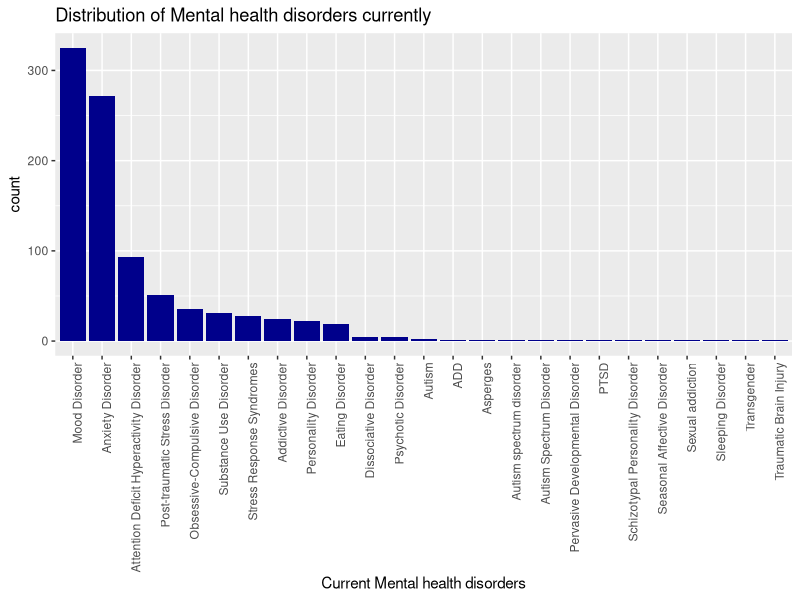
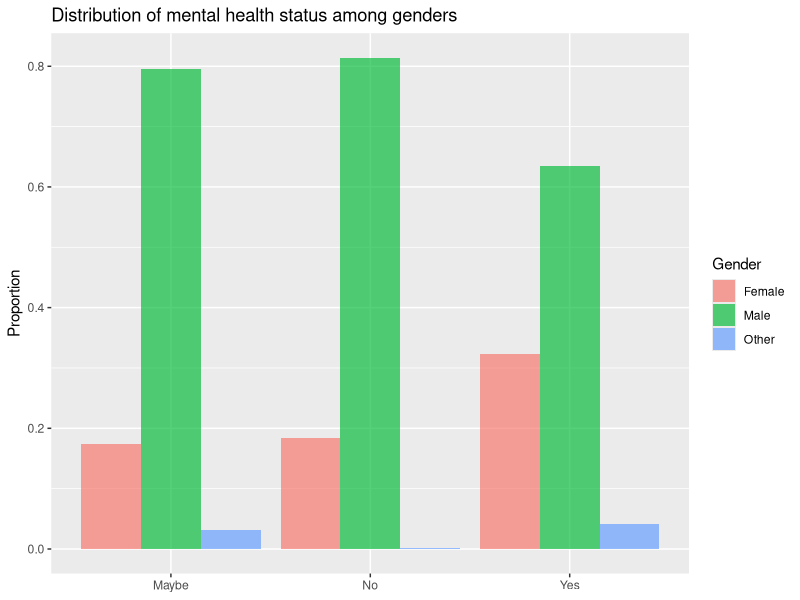
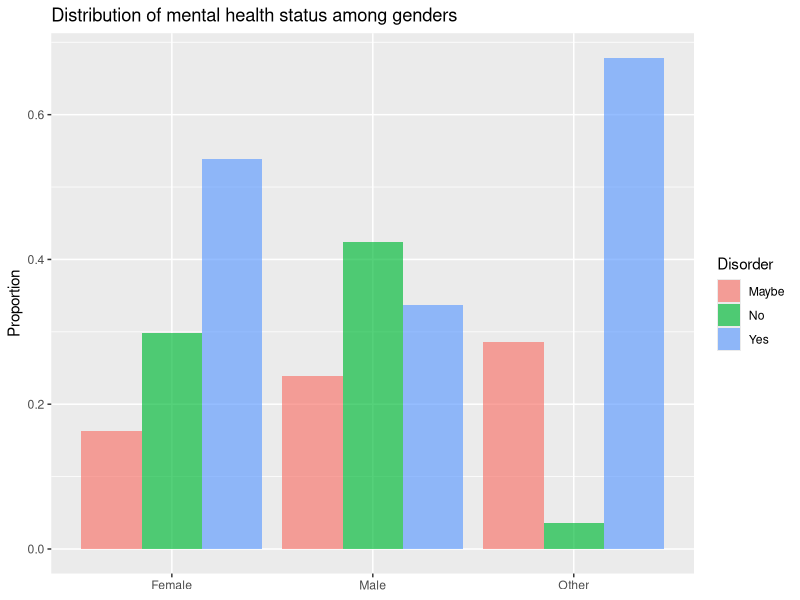
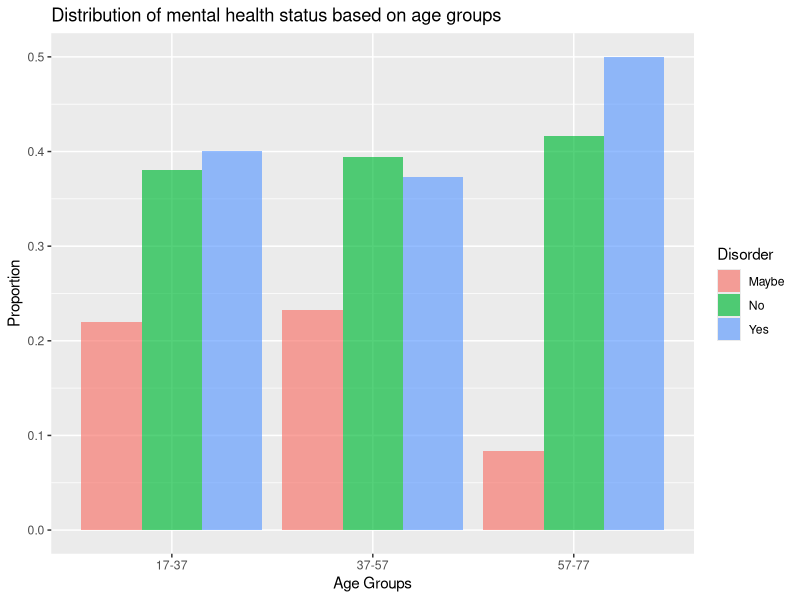
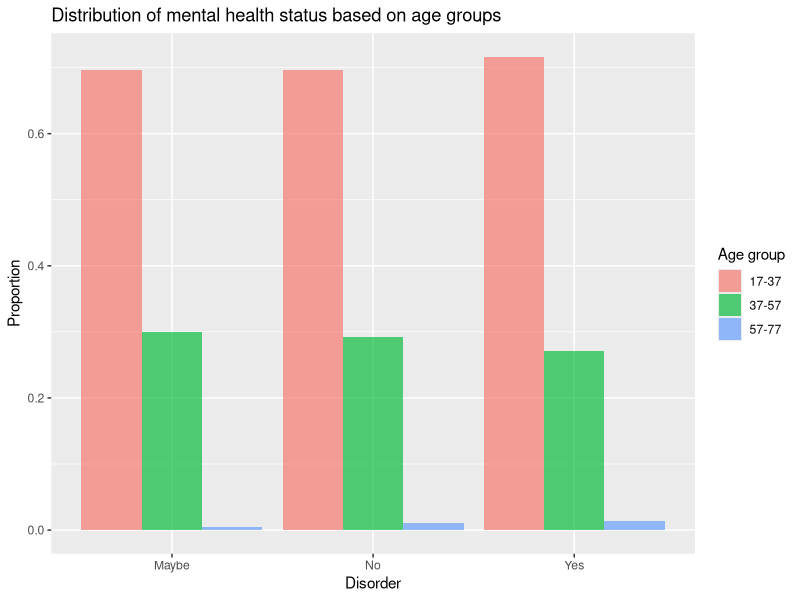
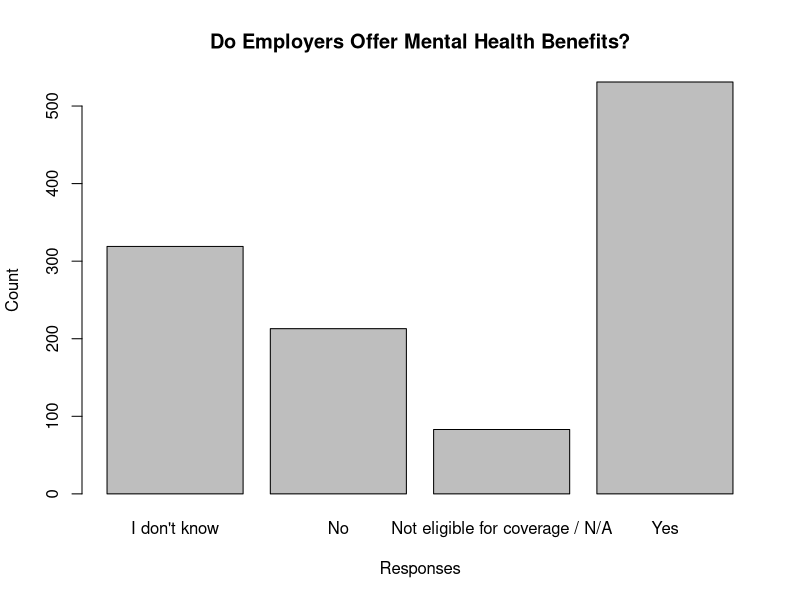
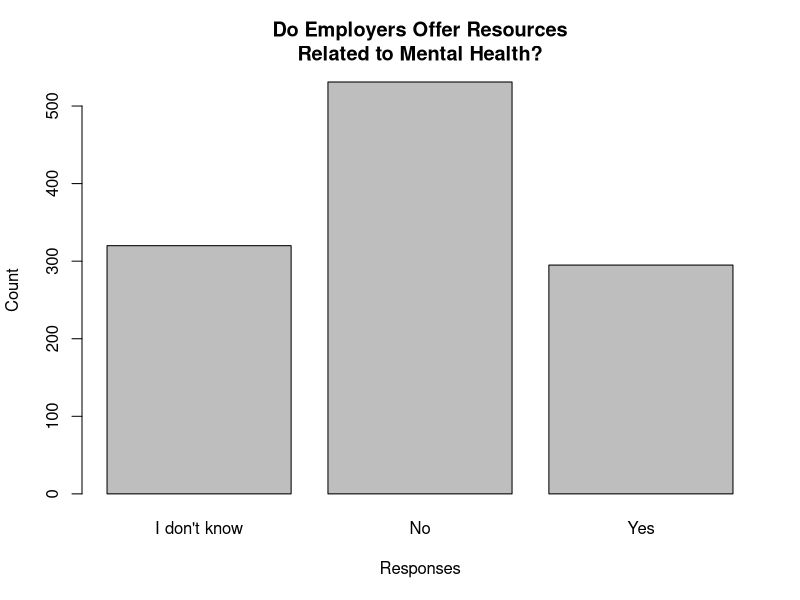
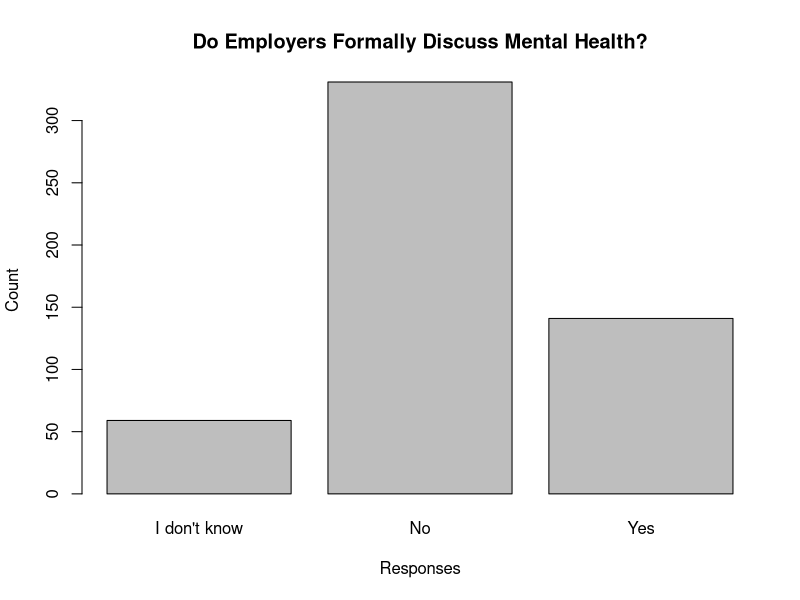

Write the R code that produced these figures, in order.
## ---- chunk 1
knitr::opts_chunk$set(comment = NA)
library(dplyr)
library(tidyr)
library(ggplot2)
library(grid)
library(gridExtra)
library(knitr)
health <- read.csv("mentalsurvey_clean.csv")
## ---- chunk 2

#since some people have multiple disorders, we have to split them 
tmp = health %>% separate(mhd, 
                          sep = '\\|',
                          c('mhd_1', 'mhd_2', 'mhd_3', 'mhd_4', 'mhd_5',
                            'mhd_6', 'mhd_7', 'mhd_8', 'mhd_9'),
                          fill = 'right')


chk = tmp %>% select(matches('mhd_[1-9]'))

comb = as.vector(t(chk))
comb1 = comb[comb != ""&!is.na(comb)]

#Shortening the factor levels by splitting
disorders=sapply(strsplit(comb1, split = " \\("), `[`, 1)
dataf <- as.data.frame(matrix(disorders))
colnames(dataf)<- "Disorder"
#Removing inconsistent response
subdataf <- subset(dataf, disorders != "I haven\'t been formally diagnosed, so I felt uncomfortable answering, but Social Anxiety and Depression.")
count_disorder <-data.frame(count(subdataf, Disorder, sort = TRUE))
kable(count_disorder)
## ---- chunk 3

reorder_size <- function(x) {
  factor(x, levels = names(sort(table(x), decreasing = TRUE)))
}
#Plot to see the distribution of current mental health illness
p <- ggplot(data=subdataf, aes(x = reorder_size(Disorder)))+
  geom_bar(fill='dark blue')+
  theme(axis.text.x = element_text(angle = 90, hjust = 1))

p+xlab("Current Mental health disorders")+ggtitle("Distribution of Mental health disorders currently")
## ---- chunk 4
gender_disorder <- table(health$Do.you.currently.have.a.mental.health.disorder., health$gender)
gender_disorder
## ---- chunk 5
#Table: % of who may, don't or have mental disorder among genders
rowprop <- prop.table(gender_disorder,1) 
rowprop
## ---- chunk 6
dr1 <-as.data.frame(rowprop)
# Distribution of respondents among gender provided they may/have/donot have a mental diorder 
ggplot(data = dr1, aes(x =Var1 , y = Freq, fill = Var2)) + 
  geom_bar(stat = 'identity', position = 'dodge', alpha = 2/3) +              
  labs(x = NULL, y = 'Proportion', fill = 'Gender')+ggtitle('Distribution of mental health status among genders')
## ---- chunk 7
#Table : % of each level gender who may, don't or have mental disorder
colprop <- prop.table(gender_disorder,2)
colprop
## ---- chunk 8
# Distribution of respondents who may/have/donot have a mental diorder over the gender
dr2 <-as.data.frame(colprop)
ggplot(data = dr2, aes(x =Var2 , y = Freq, fill = Var1)) + 
  geom_bar(stat = 'identity', position = 'dodge', alpha = 2/3) +              
  labs(x = NULL, y = 'Proportion', fill = 'Disorder')+ggtitle('Distribution of mental health status among genders')
## ---- chunk 9
summary(health$age)
## ---- chunk 10
#Creating labels for age groups
labs <- c(paste(seq(17, 74, by = 20), seq(37, 80, by = 20),
                sep = "-"))
health$AgeGroup <- cut(health$age, breaks = c(seq(17, 74, by = 20), Inf), labels = labs, right = FALSE)

agegr <- table(health$Do.you.currently.have.a.mental.health.disorder.,health$AgeGroup)
ageprop <- prop.table(agegr,2)
ageprop
## ---- chunk 11
dfageprop <- as.data.frame(ageprop)

#Distribution of respondents reporting a mental disorder by age groups
ggplot(data = dfageprop, aes(x =Var2 , y = Freq, fill = Var1)) + 
  geom_bar(stat = 'identity', position = 'dodge', alpha = 2/3) +              
  labs(x = "Age Groups", y = 'Proportion', fill = 'Disorder')+ggtitle('Distribution of mental health status based on age groups')
## ---- chunk 12
ageprop1 <- prop.table(agegr,1)
ageprop1
## ---- chunk 13
dfageprop1 <- as.data.frame(ageprop1)
ggplot(data = dfageprop1, aes(x =Var1 , y = Freq, fill = Var2)) + 
  geom_bar(stat = 'identity', position = 'dodge', alpha = 2/3) +              
  labs(x = "Disorder", y = 'Proportion', fill = 'Age group')+ggtitle('Distribution of mental health status based on age groups')
## ---- chunk 14
table(health$What.US.state.or.territory.do.you.live.in. , health$Do.you.currently.have.a.mental.health.disorder.)
## ---- chunk 15
#Creating a table for the variable "Does your employer provide mental health benefits as part of healthcare coverage?""

table(health$Does.your.employer.provide.mental.health.benefits.as.part.of.healthcare.coverage.)

barplot(table(health$Does.your.employer.provide.mental.health.benefits.as.part.of.healthcare.coverage.), xlab = "Responses", ylab = "Count", main = "Do Employers Offer Mental Health Benefits?")

## ---- chunk 16
table(health$Does.your.employer.offer.resources.to.learn.more.about.mental.health.concerns.and.options.for.seeking.help.)

barplot(table(health$Does.your.employer.offer.resources.to.learn.more.about.mental.health.concerns.and.options.for.seeking.help.), xlab = "Responses", ylab = "Count", main = "Do Employers Offer Resources\nRelated to Mental Health?")
## ---- chunk 17
Company<-subset(health, Does.your.employer.provide.mental.health.benefits.as.part.of.healthcare.coverage.=="Yes")

## ---- chunk 18
#Creating a table for for the variable related to employers formally discussing mental health with employees
table(Company$Has.your.employer.ever.formally.discussed.mental.health..for.example..as.part.of.a.wellness.campaign.or.other.official.communication..)
#Computing the percentage
percent<-table(Company$Has.your.employer.ever.formally.discussed.mental.health..for.example..as.part.of.a.wellness.campaign.or.other.official.communication..)/length(Company$Has.your.employer.ever.formally.discussed.mental.health..for.example..as.part.of.a.wellness.campaign.or.other.official.communication..)
#The parameter percent gives us the value of the percenntage needed
percent
## ---- chunk 19
Company<-droplevels(Company)
barplot(table(Company$Has.your.employer.ever.formally.discussed.mental.health..for.example..as.part.of.a.wellness.campaign.or.other.official.communication..), xlab = "Responses", ylab = "Count", main = "Do Employers Formally Discuss Mental Health?")

## ---- chunk 20
knitr::opts_chunk$set(echo = TRUE)
#Creating a table with gender and mental health responses
tab <- table(health$Do.you.think.that.discussing.a.mental.health.disorder.with.your.employer.would.have.negative.consequences., health$gender)
tab
## ---- chunk 21
#Creating a table with gender and physical health responses
tab1 <- table(health$Do.you.think.that.discussing.a.physical.health.issue.with.your.employer.would.have.negative.consequences., health$gender)
tab1
## ---- chunk 22
#creating the combined plot
tabdf <- as.data.frame(tab)
tab1df <- as.data.frame(tab1)

plot1 <- ggplot(data = tabdf, aes(x = Var1, y =Freq, fill = Var2)) + 
  geom_bar(stat = 'identity', position = 'dodge', alpha = 2/3) +              
  labs(x = "Mental health disorders", y = 'count')+ theme(legend.position='none')

plot2 <- ggplot(data = tab1df, aes(x = Var1, y =Freq, fill = Var2)) + 
  geom_bar(stat = 'identity', position = 'dodge', alpha = 2/3) +              
  labs(x = "Physical health disorders", y = 'count', fill = 'Gender')
title1=textGrob("Negative consequences: Mental vs Physial", gp=gpar(fontface="bold"))
grid.arrange(plot1, plot2,ncol=2,top = title1, widths = c(3/4,1))
## ---- chunk 23
ggplot(health, aes(x = health$Do.you.think.that.discussing.a.mental.health.disorder.with.previous.employers.would.have.negative.consequences.)) + geom_bar() + ggtitle("Discussing mental health disorder with previous\nemployer resulting in negative consequences") + xlab("Response") + ylab("Count") + theme(axis.title=element_text(size=12))
summary(health$Do.you.think.that.discussing.a.mental.health.disorder.with.previous.employers.would.have.negative.consequences.)
## ---- chunk 24
ggplot(health, aes(x = health$Do.you.think.that.discussing.a.mental.health.disorder.with.your.employer.would.have.negative.consequences.)) + geom_bar() + ggtitle("Discussing mental health disorder with\ncurrent employer resulting in negative consequences") + xlab("Response") + ylab("Count") + theme(axis.title=element_text(size=12))
summary(health$Do.you.think.that.discussing.a.mental.health.disorder.with.your.employer.would.have.negative.consequences.)
## ---- chunk 25
m1<-table(health$Do.you.think.that.discussing.a.mental.health.disorder.with.previous.employers.would.have.negative.consequences., health$Do.you.think.that.discussing.a.mental.health.disorder.with.your.employer.would.have.negative.consequences.)
chisq.test(m1)
## ---- chunk 26
#Put company size in order
health$CompanySize  = factor(health$How.many.employees.does.your.company.or.organization.have, levels=c("1-5", "6-25", "26-100", "100-500", "500-1000", "More than 1000"))
#Modify Labels for Anonymity Policies
health$AnonPolicies2 <- factor(health$Is.your.anonymity.protected.if.you.choose.to.take.advantage.of.mental.health.or.substance.abuse.treatment.resources.provided.by.your.employer.,
levels = c("I don't know", "No", "Yes"),
labels = c("Don't Know", "No", "Yes"))
#Create subset
AnoymityPolicies_By_CompanySize <- table(health$AnonPolicies2, health$CompanySize)
## ---- chunk 27
#Print Cross-tab table
kable(AnoymityPolicies_By_CompanySize)
## ---- chunk 28
#Create a proportions table by Row
kable(prop.table(AnoymityPolicies_By_CompanySize, 2))
## ---- chunk 29
#Do a chi-squared test
chisq.test(AnoymityPolicies_By_CompanySize)
## ---- chunk 30
#Create visualization
AnoymityPolicies_By_CompanySize_Viz <- ggplot(health, aes(x = health$AnonPolicies2))+geom_bar(fill="purple")+facet_wrap(~health$CompanySize, scales="free_y") + ggtitle("Anonymity Protections by Comapny Size") + xlab("Perceived Difficulty Level") + ylab("Count")+ theme(axis.title=element_text(size=12))
AnoymityPolicies_By_CompanySize_Viz
## ---- chunk 31
#Add labels to tech company org question
health$TechCompany2 <- factor(health$Is.your.employer.primarily.a.tech.company.organization.,
levels = c(0, 1),
labels = c("Not primarily tech", "Primarily Tech"))
#Create a subset
AnonymityPolicies_by_TechCompany <- table(health$Is.your.anonymity.protected.if.you.choose.to.take.advantage.of.mental.health.or.substance.abuse.treatment.resources.provided.by.your.employer., health$TechCompany2)
## ---- chunk 32
#Print Cross-tab table
kable(AnonymityPolicies_by_TechCompany)
## ---- chunk 33
#Create a proportions table by Row
kable(prop.table(AnonymityPolicies_by_TechCompany, 2))
## ---- chunk 34
#Do a chi-squared test
chisq.test(AnonymityPolicies_by_TechCompany)
## ---- chunk 35
#Create Visualization
AnonymityPolicies_by_TechCompany_viz <- ggplot(health, aes(x = health$Is.your.anonymity.protected.if.you.choose.to.take.advantage.of.mental.health.or.substance.abuse.treatment.resources.provided.by.your.employer.))+geom_bar(fill="blue")+facet_wrap(health$TechCompany2 ~ ., scales="free_y") + ggtitle("Anonymity Protections for Tech\nvs.Non-Tech Companies") + xlab("Is your anonymity protected?") + ylab("Count") + theme(axis.title=element_text(size=12))
AnonymityPolicies_by_TechCompany_viz
## ---- chunk 36
#Modify Labels for Perceived Leave Difficulty QUestion (ideal if we can get it to fit)
health$perceivedleavediff1 <- factor(health$If.a.mental.health.issue.prompted.you.to.request.a.medical.leave.from.work..asking.for.that.leave.would.be.,
levels = c("Very easy", "Somewhat easy", "Neither easy nor difficult","Somewhat difficult", "Very difficult", "I don't know"),
labels = c("Very easy (VE)", "Somewhat Easy (SE)", "Neutral (N)", "Somewhat Hard (SH)", "Very Hard (VH)", "Don't Know (DK)"))
#Modify Labels for Perceived Leave Difficulty Question (if health$perceivedleavediff1 does not fit, use this as an alternate)
health$perceivedleavediff2 <- factor(health$If.a.mental.health.issue.prompted.you.to.request.a.medical.leave.from.work..asking.for.that.leave.would.be.,
levels = c("Very easy", "Somewhat easy", "Neither easy nor difficult","Somewhat difficult", "Very difficult", "I don't know"),
labels = c("VE", "SE", "N", "SH", "VH", "DK"))
#Create a subset
LeaveDiffbyGender <- table(health$perceivedleavediff1, health$gender)
## ---- chunk 37
#Print Crosstab
kable(LeaveDiffbyGender)
## ---- chunk 38
#Create Proportions table
kable(prop.table(LeaveDiffbyGender, 2))
## ---- chunk 39
#Run chi-squared test
chisq.test(LeaveDiffbyGender)
## ---- chunk 40
#Create Visualization
LeaveDiffbyGender_Viz <- ggplot(health, aes(x = health$perceivedleavediff2))+geom_bar(fill="orange")+facet_wrap(health$gender ~ ., scales="free_y") + ggtitle("Perceived Difficulty of Asking for Leave by Gender") + xlab("Perceived Difficulty Level") + ylab("Count") + theme(axis.title=element_text(size=12))
LeaveDiffbyGender_Viz
## ---- chunk 41
#Do the AgeGroup Variable
labs <- c(paste(seq(17, 74, by = 20), seq(37, 80, by = 20),
                sep = "-"))
health$AgeGroup <- cut(health$age, breaks = c(seq(17, 74, by = 20), Inf), labels = labs, right = FALSE)
#Create dataframe
LeaveDiffbyAge <- table(health$perceivedleavediff1, health$AgeGroup)
## ---- chunk 42
#Print Crosstab table
kable(LeaveDiffbyAge)
## ---- chunk 43
#Create Proportions table
kable(prop.table(LeaveDiffbyAge, 2))
## ---- chunk 44
chisq.test(LeaveDiffbyAge)
## ---- chunk 45
#Create Visualization
LeaveDiffbyAge_Viz <- ggplot(health, aes(x = health$perceivedleavediff2))+geom_bar(fill = "orange")+facet_wrap(health$AgeGroup ~ ., scales="free_y") + ggtitle("Perceived Difficulty of Asking for Leave by Age Group") + xlab("Perceived Difficulty Level") + ylab("Count") + theme(axis.title=element_text(size=12))
LeaveDiffbyAge_Viz
## ---- chunk 46
#Create subset
LeaveDiffbyCompanySize <- table(health$perceivedleavediff1, health$CompanySize)
## ---- chunk 47
#Print Crosstab Table
kable(LeaveDiffbyCompanySize)
## ---- chunk 48
kable(prop.table(LeaveDiffbyCompanySize, 2))
## ---- chunk 49
chisq.test(LeaveDiffbyCompanySize)
## ---- chunk 50
#Create Visualization
LeaveDiffbyCompanySize_viz <- ggplot(health, aes(x = health$perceivedleavediff2))+geom_bar(fill = "orange")+facet_wrap(health$CompanySize~ ., scales="free_y") + ggtitle("Perceived Difficulty of Asking for Leave\nby Company Size") + xlab("Perceived Difficulty Level") + ylab("Count")
LeaveDiffbyCompanySize_viz
## ---- chunk 51
#Modify Labels for mental health benefit provision question
health$MHBenefit2 <- factor(health$Does.your.employer.provide.mental.health.benefits.as.part.of.healthcare.coverage.,
levels = c("I don't know", "No", "Not eligible for coverage / N/A","Yes"),
labels = c("Don't Know", "No", "Ineligible/NA", "Yes"))
#Create the subset
LeaveDiffbyMHBenefit <- table(health$perceivedleavediff1, health$MHBenefit2)
## ---- chunk 52
#Print the Crosstab Table
kable(LeaveDiffbyMHBenefit)
## ---- chunk 53
#Print the Crosstab Table
kable(prop.table(LeaveDiffbyMHBenefit, 2))
## ---- chunk 54
#Run Chi-squared test
chisq.test(LeaveDiffbyMHBenefit)
## ---- chunk 55
#Create Visualization
LeaveDiffbyMHBenefit_viz <- ggplot(health, aes(x = health$perceivedleavediff2))+geom_bar(fill = "dark green")+facet_wrap(~ health$MHBenefit2, scales="free_y") + ggtitle("Perceived Difficulty of Asking for Leave by Mental\nHealth Benefit Provision") + xlab("Perceived Difficulty Level") + ylab("Count") + theme(axis.title=element_text(size=12))
LeaveDiffbyMHBenefit_viz
## ---- chunk 56
#Create the subset
LeaveDiffbyMHDiscussion <- table(health$perceivedleavediff1, health$Has.your.employer.ever.formally.discussed.mental.health..for.example..as.part.of.a.wellness.campaign.or.other.official.communication..)
## ---- chunk 57
#Print crosstab table
kable(LeaveDiffbyMHDiscussion)
## ---- chunk 58
#Create proportions table
kable(prop.table(LeaveDiffbyMHDiscussion, 2))
## ---- chunk 59
#Run chi-squared test
chisq.test(LeaveDiffbyMHDiscussion)
## ---- chunk 60
#Create Visualization
LeaveDiffbyMHDiscussion_viz <- ggplot(health, aes(x = health$perceivedleavediff2))+geom_bar(fill = "dark green")+facet_wrap( health$Has.your.employer.ever.formally.discussed.mental.health..for.example..as.part.of.a.wellness.campaign.or.other.official.communication.. ~., scales="free_y") + ggtitle("Perceived Difficulty of Asking for \nLeave by Mental Health\nDiscussion by Employer") + xlab("Perceived Difficulty Level") + ylab("Count") + theme(axis.title=element_text(size=12))
LeaveDiffbyMHDiscussion_viz
## ---- chunk 61
#Creating the subset
LeaveDiffbyOtherMHResources <- table(health$perceivedleavediff1, health$Does.your.employer.offer.resources.to.learn.more.about.mental.health.concerns.and.options.for.seeking.help.)
## ---- chunk 62
#Print the crosstab
kable(LeaveDiffbyOtherMHResources)
## ---- chunk 63
#Create the proportions table
kable(prop.table(LeaveDiffbyOtherMHResources, 2))
## ---- chunk 64
#Run chi-squared test
chisq.test(LeaveDiffbyOtherMHResources)
## ---- chunk 65
#Create visualization
LeaveDiffbyOtherMHResources_viz <- ggplot(health, aes(x = health$perceivedleavediff2))+geom_bar(fill = "dark green")+facet_wrap( health$Does.your.employer.offer.resources.to.learn.more.about.mental.health.concerns.and.options.for.seeking.help. ~., scales="free_y") + ggtitle("Perceived Difficulty of Asking for Leave by Mental\nHealth Resource Provision") + xlab("Perceived Difficulty Level") + ylab("Count") + theme(axis.title=element_text(size=12))
LeaveDiffbyOtherMHResources_viz
## ---- chunk 66
#Modify Labels for poor response to mental health issue question to make them shorter
health$expwpoorMHresponse <- factor(health$Have.you.observed.or.experienced.an.unsupportive.or.badly.handled.response.to.a.mental.health.issue.in.your.current.or.previous.workplace.,
levels = c("Maybe/Not sure", "N/A", "No","Yes, I experienced", "Yes, I observed"),
labels = c("Don't Know", "N/A", "No", "Yes, experienced", "Yes, observed"))
#Create subset
LeaveDiffbyPoorResponse <- table(health$perceivedleavediff1, health$expwpoorMHresponse)
## ---- chunk 67
#Create table
kable(LeaveDiffbyPoorResponse)
## ---- chunk 68
#Create proportions table
kable(prop.table(LeaveDiffbyPoorResponse, 2))
## ---- chunk 69
chisq.test(LeaveDiffbyPoorResponse)
## ---- chunk 70
#Create Visualization
LeaveDiffbyPoorResponse_viz <- ggplot(health, aes(x = health$perceivedleavediff2))+geom_bar(fill = "red")+facet_wrap(health$expwpoorMHresponse ~., scales="free_y") + ggtitle("Perceived Difficulty of Asking for Leave by Experience\nwith Poor Mental health Response") + xlab("Perceived Difficulty Level") + ylab("Count") + theme(axis.title=element_text(size=12))
LeaveDiffbyPoorResponse_viz
## ---- chunk 71
#Create subset
DiscMHBossbyGender <- table(health$Would.you.feel.comfortable.discussing.a.mental.health.disorder.with.your.direct.supervisor.s.., health$gender)
## ---- chunk 72
#Create crosstab
kable(DiscMHBossbyGender)
## ---- chunk 73
#Create proportion table
kable(prop.table(DiscMHBossbyGender, 2))
## ---- chunk 74
#Run chi-squared test
chisq.test(DiscMHBossbyGender)
## ---- chunk 75
#Create visualization
DiscMHBossbyGender_viz <- ggplot(health, aes(x = health$Would.you.feel.comfortable.discussing.a.mental.health.disorder.with.your.direct.supervisor.s..))+geom_bar(fill = "orange")+facet_wrap(~ health$gender, scales="free_y") + ggtitle("Comfort with Discussing Mental Health\nDisorder with Supervisor by Gender") + xlab("Would you feel comfortable discussing a mental health\ndisorder with your supervisor?") + ylab("Count") + theme(axis.title=element_text(size=12), axis.text=element_text(size=10))
DiscMHBossbyGender_viz 
## ---- chunk 76
#Create subset
DiscMHBossbyAge <- table(health$Would.you.feel.comfortable.discussing.a.mental.health.disorder.with.your.direct.supervisor.s.., health$AgeGroup)
## ---- chunk 77
#Run crosstab table
kable(DiscMHBossbyAge)
## ---- chunk 78
kable(prop.table(DiscMHBossbyAge, 2))
## ---- chunk 79
chisq.test(DiscMHBossbyAge)
## ---- chunk 80
DiscMHBossbyAge_viz <- ggplot(health, aes(x = health$Would.you.feel.comfortable.discussing.a.mental.health.disorder.with.your.direct.supervisor.s..))+geom_bar(fill = "orange")+facet_wrap(health$AgeGroup ~., scales="free_y") + ggtitle("Comfort with Discussing Mental Health\n Disorder with Supervisor by Age") + xlab("Would you feel comfortable discussing a mental health\ndisorder with your supervisor?") + ylab("Count") + theme(axis.title=element_text(size=12), axis.text=element_text(size=10))
DiscMHBossbyAge_viz
## ---- chunk 81
#Creating subset
DiscMHBossbyCompSize <- table(health$Would.you.feel.comfortable.discussing.a.mental.health.disorder.with.your.direct.supervisor.s.., health$CompanySize)
## ---- chunk 82
#Creating the crosstab
kable(DiscMHBossbyCompSize)
## ---- chunk 83
#Create the proportions table
kable(prop.table(DiscMHBossbyCompSize, 2))
## ---- chunk 84
#Run chi-squared test
chisq.test(DiscMHBossbyCompSize)
## ---- chunk 85
#Create visualization
DiscMHBossbyCompSize_viz <- ggplot(health, aes(x = health$Would.you.feel.comfortable.discussing.a.mental.health.disorder.with.your.direct.supervisor.s..))+geom_bar(fill = "purple")+facet_wrap(health$CompanySize ~., scales="free_y") + ggtitle("Comfort with Discussion of Mental Health\nDisorder with Supervisor by Company Size") + xlab("Would you feel comfortable discussing a mental health\ndisorder with your supervisor?") + ylab("Count") + theme(axis.title=element_text(size=12), axis.text=element_text(size=10))
DiscMHBossbyCompSize_viz
## ---- chunk 86
#Create subset
DiscMHBossbyPoorResponse1 <- table(health$Would.you.feel.comfortable.discussing.a.mental.health.disorder.with.your.direct.supervisor.s.., health$Have.you.observed.or.experienced.an.unsupportive.or.badly.handled.response.to.a.mental.health.issue.in.your.current.or.previous.workplace.)
## ---- chunk 87
#Create crosstab table
kable(DiscMHBossbyPoorResponse1)
## ---- chunk 88
#Create proportions table
kable(prop.table(DiscMHBossbyPoorResponse1, 2))
## ---- chunk 89
#Run chi-squared test
chisq.test(DiscMHBossbyPoorResponse1)
## ---- chunk 90
#Create visualization
DiscMHBossbyPoorResponse1_viz <- ggplot(health, aes(x = health$Would.you.feel.comfortable.discussing.a.mental.health.disorder.with.your.direct.supervisor.s..))+geom_bar(fill = "red")+facet_wrap(health$Have.you.observed.or.experienced.an.unsupportive.or.badly.handled.response.to.a.mental.health.issue.in.your.current.or.previous.workplace. ~., scales="free_y") + ggtitle("Comfort with Discussing Mental Health with\nSupervisor by Experience \nwith Poor Workplace Response") + xlab("Would you feel comfortable discussing a mental health\ndisorder with your supervisor?") + ylab("Count") + theme(axis.title=element_text(size=12), axis.text=element_text(size=10))
DiscMHBossbyPoorResponse1_viz
## ---- chunk 91
#Modify Labels for perception of mental health disclosure impact
health$negimp <- factor(health$Do.you.think.that.discussing.a.mental.health.disorder.with.your.employer.would.have.negative.consequences.,
levels = c("Maybe", "No", "Yes"),
labels = c("Maybe Expect Impact", "Do Not Expect Impact", "Expect Impact"))
#create subset
DiscMHBossbyNegImpact <- table(health$Would.you.feel.comfortable.discussing.a.mental.health.disorder.with.your.direct.supervisor.s.., health$negimp)
## ---- chunk 92
kable(DiscMHBossbyNegImpact)
## ---- chunk 93
kable(prop.table(DiscMHBossbyNegImpact, 2))
## ---- chunk 94
chisq.test(DiscMHBossbyNegImpact)
## ---- chunk 95
DiscMHBossbyNegImpact_viz <- ggplot(health, aes(x = health$Would.you.feel.comfortable.discussing.a.mental.health.disorder.with.your.direct.supervisor.s..))+geom_bar(fill = "red")+facet_wrap(health$negimp ~., scales="free_y") + ggtitle("Comfort with Discussing Mental Health disorder\nwith Supervisor by Perception of Negative Impact") + xlab("Would you feel comfortable discussing a mental health disorder\nwith your supervisor?") + ylab("Count") + theme(axis.title=element_text(size=12), axis.text=element_text(size=10))
DiscMHBossbyNegImpact_viz
## ---- chunk 96
#Create subset
DiscMHCoworkerbyGender <- table(health$Would.you.feel.comfortable.discussing.a.mental.health.disorder.with.your.coworkers., health$gender)
## ---- chunk 97
kable(DiscMHCoworkerbyGender)
## ---- chunk 98
kable(prop.table(DiscMHCoworkerbyGender, 2))
## ---- chunk 99
chisq.test(DiscMHCoworkerbyGender)
## ---- chunk 100
DiscMHCoworkerbyGender_viz <- ggplot(health, aes(x = health$Would.you.feel.comfortable.discussing.a.mental.health.disorder.with.your.coworkers.))+geom_bar(fill = "orange")+facet_wrap(health$gender ~., scales="free_y") + ggtitle("Comfort with Discussing Mental Health\nDisorder with Coworkers by Gender") + xlab("Would you feel comfortable discussing a mental health\ndisorder with your coworkers?") + ylab("Count") + theme(axis.title=element_text(size=12), axis.text=element_text(size=10))
DiscMHCoworkerbyGender_viz
## ---- chunk 101
#Create subset
DiscMHCoworkerbyAge <- table(health$Would.you.feel.comfortable.discussing.a.mental.health.disorder.with.your.coworkers., health$AgeGroup)
## ---- chunk 102
kable(DiscMHCoworkerbyAge)
## ---- chunk 103
kable(prop.table(DiscMHCoworkerbyAge, 2))
## ---- chunk 104
chisq.test(DiscMHCoworkerbyAge)
## ---- chunk 105
DiscMHCoworkerbyAge_viz <- ggplot(health, aes(x = health$Would.you.feel.comfortable.discussing.a.mental.health.disorder.with.your.coworkers.))+geom_bar(fill = "orange")+facet_wrap(health$AgeGroup ~., scales="free_y") + ggtitle("Comfort with Discussing Mental Health\nDisorder with Coworkers by Age Group") + xlab("Would you feel comfortable discussing a mental health\ndisorder with your coworkers?") + ylab("Count") + theme(axis.title=element_text(size=12), axis.text=element_text(size=10))
DiscMHCoworkerbyAge_viz
## ---- chunk 106
#Create subset
DiscMHCoworkerbyCompSize <- table(health$Would.you.feel.comfortable.discussing.a.mental.health.disorder.with.your.coworkers., health$CompanySize)
## ---- chunk 107
#Create crosstab table
kable(DiscMHCoworkerbyCompSize)
## ---- chunk 108
#Create proportions table
kable(prop.table(DiscMHCoworkerbyCompSize, 2))
## ---- chunk 109
#Chi-Squared (the p value is small)
chisq.test(DiscMHCoworkerbyCompSize)
## ---- chunk 110
DiscMHCoworkerbyCompSize_viz <- ggplot(health, aes(x = health$Would.you.feel.comfortable.discussing.a.mental.health.disorder.with.your.coworkers.))+geom_bar(fill = "purple")+facet_wrap(health$CompanySize ~., scales="free_y") + ggtitle("Comfort with Discussing Mental health\nDisorder with Coworkers by Company Size") + xlab("Would you feel comfortable discussing a mental health\ndisorder with your coworkers?") + ylab("Count") + theme(axis.title=element_text(size=12), axis.text=element_text(size=10))
DiscMHCoworkerbyCompSize_viz
## ---- chunk 111
#create subset
DiscMHCoworkerbyPoorResponse <- table(health$Would.you.feel.comfortable.discussing.a.mental.health.disorder.with.your.coworkers., health$Have.you.observed.or.experienced.an.unsupportive.or.badly.handled.response.to.a.mental.health.issue.in.your.current.or.previous.workplace.)
## ---- chunk 112
kable(DiscMHCoworkerbyPoorResponse)
## ---- chunk 113
kable(prop.table(DiscMHCoworkerbyPoorResponse, 2))
## ---- chunk 114
chisq.test(DiscMHCoworkerbyPoorResponse)
## ---- chunk 115
DiscMHCoworkerbyPoorResponse_viz <- ggplot(health, aes(x = health$Would.you.feel.comfortable.discussing.a.mental.health.disorder.with.your.coworkers.))+geom_bar(fill="red")+facet_wrap(health$Have.you.observed.or.experienced.an.unsupportive.or.badly.handled.response.to.a.mental.health.issue.in.your.current.or.previous.workplace. ~., scales="free_y") + ggtitle("Comfort with Discussing Mental health disorders\nwith Coworkers by Experience with\npoor Workplace Response\nto mental health") + xlab("Would you feel comfortable discussing a mental health\ndisorder with your coworkers?") + ylab("Count") + theme(axis.title=element_text(size=12), axis.text=element_text(size=10))
DiscMHCoworkerbyPoorResponse_viz
## ---- chunk 116
#Modify Labels for perception of mental health disclosure impact by coworkers
health$negimpco <- factor(health$Do.you.think.that.team.members.co.workers.would.view.you.more.negatively.if.they.knew.you.suffered.from.a.mental.health.issue.,
levels = c("Maybe", "No, I don't think they would", "No, they do not", "Yes, I think they would", "Yes, they do"),
labels = c("Maybe", "No, don't think so", "No, they don't", "Yes, think so", "Yes, they do"))
#create subset
DiscMHCoworkerbyNegView <- table(health$Would.you.feel.comfortable.discussing.a.mental.health.disorder.with.your.coworkers., health$Do.you.think.that.team.members.co.workers.would.view.you.more.negatively.if.they.knew.you.suffered.from.a.mental.health.issue.)
## ---- chunk 117
kable(DiscMHCoworkerbyNegView)
## ---- chunk 118
kable(prop.table(DiscMHCoworkerbyNegView, 2))
## ---- chunk 119
chisq.test(DiscMHCoworkerbyNegView)
## ---- chunk 120
DiscMHCoworkerbyNegView_viz <- ggplot(health, aes(x = health$Would.you.feel.comfortable.discussing.a.mental.health.disorder.with.your.coworkers.))+geom_bar(fill = "red")+facet_wrap(health$negimpco ~., scales="free_y") + ggtitle("Comfort with discussing Mental Health Disorder with\n Coworkers by Perceived Negative Impact") + xlab("Would you feel comfortable discussing a mental health\ndisorder with your coworkers?") + ylab("Count") + theme(axis.title=element_text(size=12), axis.text=element_text(size=10))
DiscMHCoworkerbyNegView_viz
## ---- chunk 121
ggplot(health, aes(x = health$Do.you.think.that.discussing.a.mental.health.disorder.with.previous.employers.would.have.negative.consequences.)) + geom_bar() + ggtitle("Discussing mental health disorder with previous\nemployer resulting in negative consequences") + xlab("Response") + ylab("Count")
summary(health$Do.you.think.that.discussing.a.mental.health.disorder.with.previous.employers.would.have.negative.consequences.)

## ---- chunk 122
ggplot(health, aes(x = health$Do.you.think.that.discussing.a.mental.health.disorder.with.your.employer.would.have.negative.consequences.)) + geom_bar() + ggtitle("Discussing mental health disorder with current\nemployer resulting in negative consequences") + xlab("Response") + ylab("Count")
summary(health$Do.you.think.that.discussing.a.mental.health.disorder.with.your.employer.would.have.negative.consequences.)

## ---- chunk 123
t1<-table(health$Do.you.think.that.discussing.a.mental.health.disorder.with.previous.employers.would.have.negative.consequences., health$Do.you.think.that.discussing.a.mental.health.disorder.with.your.employer.would.have.negative.consequences.)
chisq.test(t1)
## ---- chunk 124
ggplot(health, aes(x = health$Do.you.think.that.discussing.a.mental.health.disorder.with.previous.employers.would.have.negative.consequences.)) + geom_bar() + ggtitle("Discussing mental health disorder with previous\nemployer resulting in negative consequences") + xlab("Response") + ylab("Count")
summary(health$Do.you.think.that.discussing.a.mental.health.disorder.with.previous.employers.would.have.negative.consequences.)
## ---- chunk 125
p+xlab("Current Mental health disorders")+ggtitle("Distribution of Mental health disorders currently")
